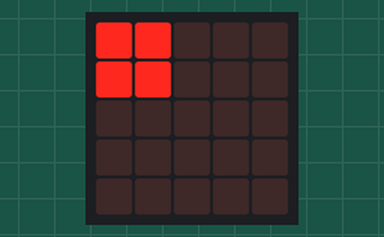
Recording of a program running on a simulated BBC micro:bit (MakeCode). Parts: the board's 5×5 LED display.

Above: at 0.2 s.
At 0.6 s:
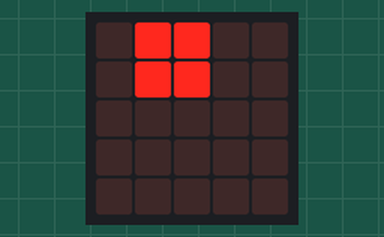
At 1.0 s:
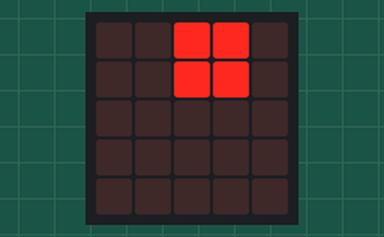
At 2.2 s:
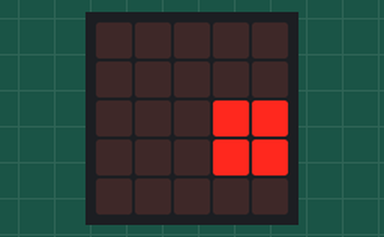
At 3.4 s:
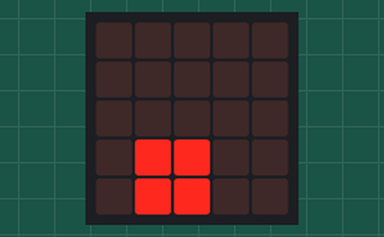
At 4.61 s:
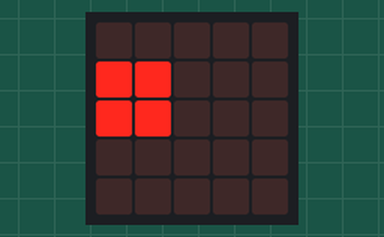

Measured:
- by itself, everything shown: repeats every 4.8 s, in 12 steps
- what the display in image 1 shows lasts 0.4 s, from 0.4 s to 0.8 s

The program:

main.ts
```typescript
basic.forever(function () {
    basic.showLeds(`
        # # . . .
        # # . . .
        . . . . .
        . . . . .
        . . . . .
        `)
    basic.showLeds(`
        . # # . .
        . # # . .
        . . . . .
        . . . . .
        . . . . .
        `)
    basic.showLeds(`
        . . # # .
        . . # # .
        . . . . .
        . . . . .
        . . . . .
        `)
    basic.showLeds(`
        . . . # #
        . . . # #
        . . . . .
        . . . . .
        . . . . .
        `)
    basic.showLeds(`
        . . . . .
        . . . # #
        . . . # #
        . . . . .
        . . . . .
        `)
    basic.showLeds(`
        . . . . .
        . . . . .
        . . . # #
        . . . # #
        . . . . .
        `)
    basic.showLeds(`
        . . . . .
        . . . . .
        . . . . .
        . . . # #
        . . . # #
        `)
    basic.showLeds(`
        . . . . .
        . . . . .
        . . . . .
        . . # # .
        . . # # .
        `)
    basic.showLeds(`
        . . . . .
        . . . . .
        . . . . .
        . # # . .
        . # # . .
        `)
    basic.showLeds(`
        . . . . .
        . . . . .
        . . . . .
        # # . . .
        # # . . .
        `)
    basic.showLeds(`
        . . . . .
        . . . . .
        # # . . .
        # # . . .
        . . . . .
        `)
    basic.showLeds(`
        . . . . .
        # # . . .
        # # . . .
        . . . . .
        . . . . .
        `)
})
```

test.ts
```typescript
// aquí va el archivo "tests"; esto no se compilará cuando este paquete se utilice como una extensión.
```
